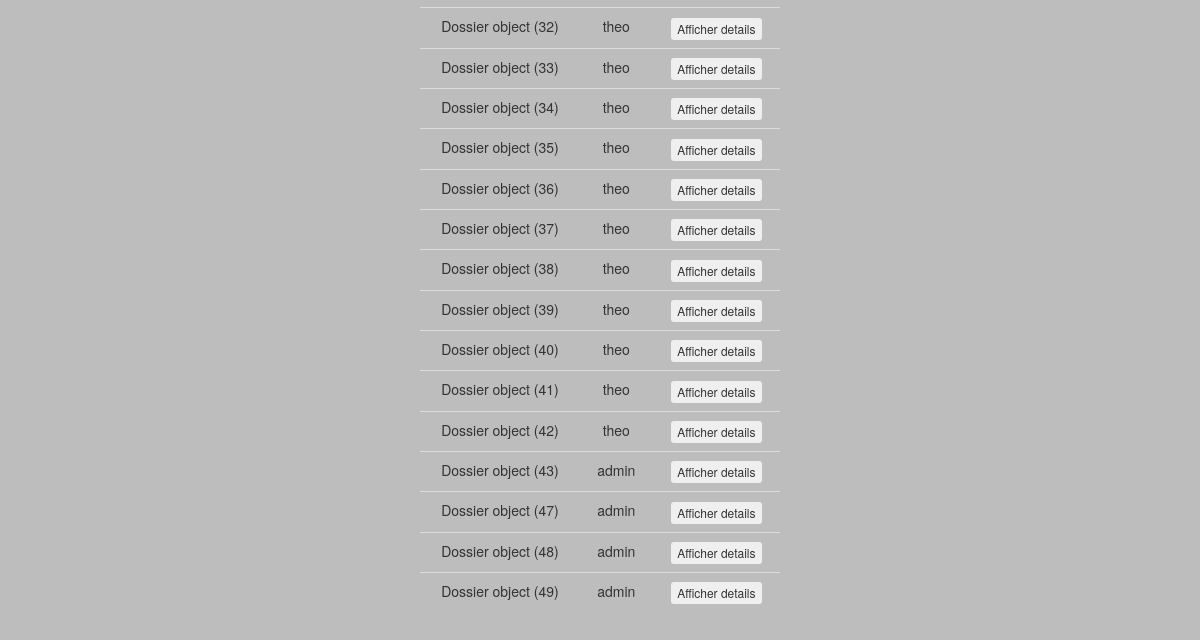
/consultertouslesdossiers/ (signed in, lower part), run on an earlier commit of the app's database.
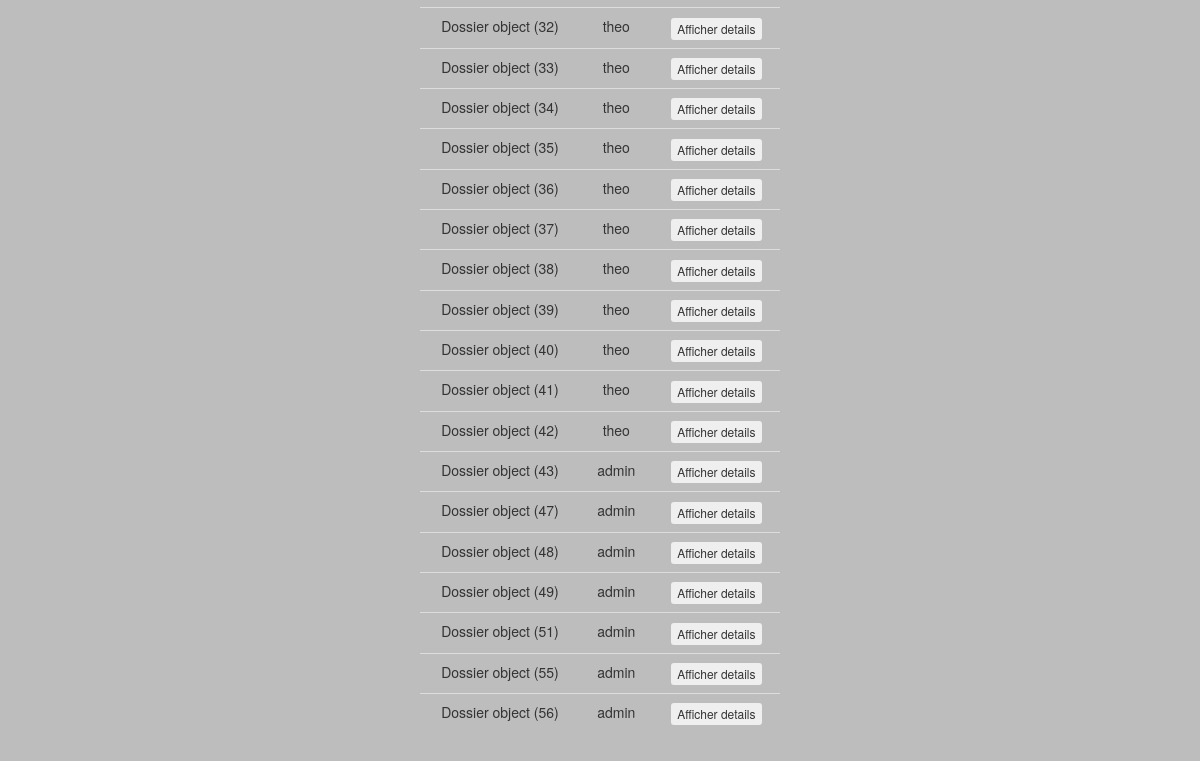
And on a later commit of the database.
### calculdej/models.py (models this page shows, shortened)
class Dossier(models.Model):
    date = models.DateTimeField(default=timezone.now, blank=True, verbose_name="Date création")
    auteur = models.ForeignKey(settings.AUTH_USER_MODEL, on_delete=models.CASCADE)
    taille = models.DecimalField(default=0.0,max_digits=5, decimal_places=2)
    poids = models.DecimalField(default=0.0,max_digits=5, decimal_places=2)
    pathologie = models.CharField(default="",max_length=20)
    age = models.IntegerField(default=0)
    de = models.DecimalField(default=0.00,max_digits=5, decimal_places=2)
    sexe = models.CharField(default="",max_length=1)
    dernier = models.BooleanField(default=True)

### consultertouslesdossiers/views.py (the view, shortened to what this page needs)
# urls.py: url('consultertouslesdossiers/', include('consultertouslesdossiers.urls')),
@login_required
@user_passes_test(check_user)
def consultertouslesdossiers(request):
    dossiers = Dossier.objects.all()
    return render(request, 'consultertouslesdossiers/consultertouslesdossiers.html', locals())

### consultertouslesdossiers/views.py (called while the page is built)
def check_user(user):
    if user.is_authenticated:
        username = user.get_username()
    return username=='admin'

### consultertouslesdossiers/templates/consultertouslesdossiers/consultertouslesdossiers.html (shortened to what this page needs)
{% extends "base.html" %}
{% block content %}
<table class="table">
   <tbody>
       {% for d in dossiers %}
       <tr>
           <td>{{ d }}</td>
           <td>{{ d.auteur }}</td>
           <td>
             <form method="post">
                 <button onclick="details()" class="btn btn-xs" type="submit" name="btnaffdetails" value="{{d.id}}">Afficher details</button>
             </form>
          </td>
       </tr>
      {%endfor%}
    </tbody>
</table>
{% endblock %}

What changed in the data, as far as the page shows it:
added Dossier: id "Dossier object (51)", auteur "admin"
added Dossier: id "Dossier object (55)", auteur "admin"
added Dossier: id "Dossier object (56)", auteur "admin"
